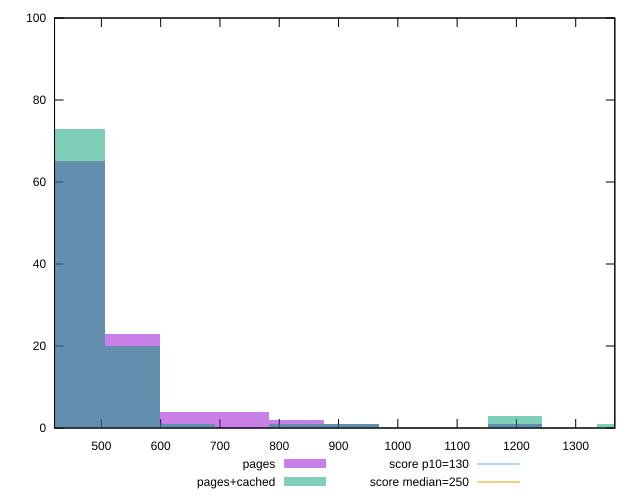

Source code (gnuplot):
reset

$pages <<EOF
921.3586892489569 1
552.8152135493741 23
460.67934462447846 65
829.2228203240612 2
737.0869513991655 4
644.9510824742698 4
1197.766296023644 1
EOF

$pagesCached <<EOF
552.8152135493741 20
460.67934462447846 73
1382.0380338734353 1
1197.766296023644 3
644.9510824742698 1
921.3586892489569 1
829.2228203240612 1
EOF

set key outside below
set boxwidth 92.13586892489569
set xrange [421:1366]
set yrange [0:100]
set trange [0:100]
set style fill transparent solid 0.5 noborder

set parametric
set terminal svg size 640, 500 enhanced background rgb 'white'
set output "reprap/max-potential-fid/comparison/histogram/0_vs_1.svg"

plot $pages title "pages" with boxes, \
     $pagesCached title "pages+cached" with boxes, \
     130,t title "score p10=130", \
     250,t title "score median=250"

reset
